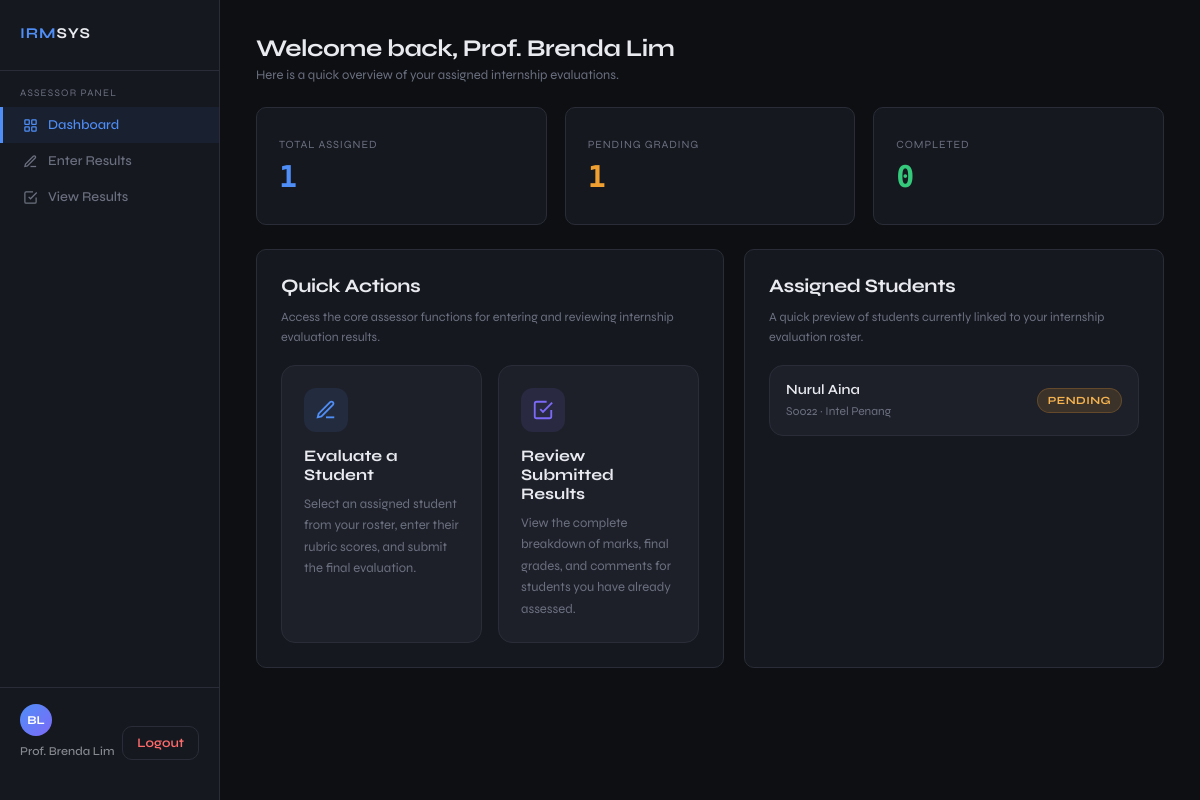
The app's page /src/assessor_dashboard.php (signed in) with its own data.
### tables this page shows
CREATE TABLE users (
    user_id       INT AUTO_INCREMENT PRIMARY KEY,
    username      VARCHAR(50)  NOT NULL UNIQUE,
    password      VARCHAR(255) NOT NULL,
    full_name     VARCHAR(100) NOT NULL,
    role          ENUM('admin','lecturer','supervisor','student') NOT NULL,
    programme     ENUM('Engineering','Arts and Design','Computer Science','Finance') DEFAULT NULL,
    company_name  VARCHAR(150) DEFAULT NULL,
    email         VARCHAR(100) NOT NULL UNIQUE,
    student_id    VARCHAR(10) DEFAULT NULL,
    status        ENUM('active','inactive') DEFAULT 'active',
    created_at    DATETIME DEFAULT CURRENT_TIMESTAMP,

    FOREIGN KEY (student_id) REFERENCES students(student_id) ON DELETE SET NULL
);

CREATE TABLE internships (
    internship_id   INT AUTO_INCREMENT PRIMARY KEY,
    student_id      VARCHAR(10) NOT NULL UNIQUE,
    lecturer_id     INT DEFAULT NULL,
    supervisor_id   INT DEFAULT NULL,
    company_name    VARCHAR(150) DEFAULT NULL,
    industry        VARCHAR(100) DEFAULT NULL,
    start_date      DATE DEFAULT NULL,
    end_date        DATE DEFAULT NULL,
    status          ENUM('unassigned','pending','completed') DEFAULT 'unassigned',
    notes           TEXT,
    created_at      DATETIME DEFAULT CURRENT_TIMESTAMP,
    updated_at      DATETIME DEFAULT CURRENT_TIMESTAMP ON UPDATE CURRENT_TIMESTAMP,

    FOREIGN KEY (student_id)    REFERENCES students(student_id) ON DELETE CASCADE,
    FOREIGN KEY (lecturer_id)   REFERENCES users(user_id) ON DELETE SET NULL,
    FOREIGN KEY (supervisor_id) REFERENCES users(user_id) ON DELETE SET NULL
);

CREATE TABLE students (
    student_id  VARCHAR(10)  PRIMARY KEY,
    full_name   VARCHAR(100) NOT NULL,
    programme   ENUM('Engineering','Arts and Design','Computer Science','Finance') NOT NULL,
    email       VARCHAR(100) NOT NULL UNIQUE,
    status      ENUM('active','inactive') DEFAULT 'active',
    created_at  DATETIME DEFAULT CURRENT_TIMESTAMP
);

### src/assessor_dashboard.php (the view, shortened to what this page needs)
<?php
$conn = getConnection();
$user_id = (int)($_SESSION['user_id'] ?? 0);
$full_name = $_SESSION['full_name'] ?? 'Assessor User';
function e($value) {
    return htmlspecialchars((string)$value, ENT_QUOTES, 'UTF-8');
}
function get_initials($name) {
    $name = preg_replace('/\b(Dr|Prof|Mr|Mrs|Ms|Miss)\.?\s*/i', '', trim($name));
    $parts = preg_split('/\s+/', trim($name));
    $initials = '';
    foreach ($parts as $part) {
        if ($part !== '') {
            $initials .= strtoupper(substr($part, 0, 1));
        }
        if (strlen($initials) >= 2) break;
    }
    return $initials ?: 'AU';
}
function scalar_prepared(mysqli $conn, string $sql, string $types = '', array $params = []): int {
    $stmt = $conn->prepare($sql);
    if ($types !== '' && !empty($params)) {
        $stmt->bind_param($types, ...$params);
    }
    $total = 0;
    if ($stmt->execute()) {
        $result = $stmt->get_result();
        if ($result && ($row = $result->fetch_assoc())) {
            $total = (int)($row['total'] ?? 0);
        }
    }
    return $total;
}
function get_assessor_name(mysqli $conn, int $user_id, string $fallback): string {
    $sql = "SELECT full_name FROM users WHERE user_id = ? AND role IN ('lecturer', 'supervisor') LIMIT 1";
    $stmt = $conn->prepare($sql);
    $stmt->bind_param('i', $user_id);
    $name = $fallback;
    if ($stmt->execute()) {
        $result = $stmt->get_result();
        if ($result && ($row = $result->fetch_assoc())) {
            if (!empty($row['full_name'])) {
                $name = $row['full_name'];
            }
        }
    }
    return $name;
}
function get_assessor_dashboard_stats(mysqli $conn, int $user_id): array {
    $totalAssigned = scalar_prepared(
        $conn,
        "SELECT COUNT(*) AS total
         FROM internships
         WHERE lecturer_id = ? OR supervisor_id = ?",
        'ii',
        [$user_id, $user_id]
    );
    $pendingCount = scalar_prepared(
        $conn,
        "SELECT COUNT(*) AS total
         FROM internships
         WHERE (lecturer_id = ? OR supervisor_id = ?)
           AND status = 'pending'",
        'ii',
        [$user_id, $user_id]
    );
    $completedCount = scalar_prepared(
        $conn,
        "SELECT COUNT(*) AS total
         FROM internships
         WHERE (lecturer_id = ? OR supervisor_id = ?)
           AND status = 'completed'",
        'ii',
        [$user_id, $user_id]
    );
    return [
        'totalAssigned'   => $totalAssigned,
        'pendingCount'    => $pendingCount,
        'completedCount'  => $completedCount,
    ];
}
function get_my_students_preview(mysqli $conn, int $user_id, int $limit = 5): array {
    $items = [];
    $sql = "
        SELECT
            s.student_id,
            s.full_name AS student_name,
            i.company_name,
            i.status
        FROM internships i
        JOIN students s ON i.student_id = s.student_id
        WHERE (i.lecturer_id = ? OR i.supervisor_id = ?)
        ORDER BY
            FIELD(i.status, 'pending', 'completed', 'unassigned'),
            i.updated_at DESC,
            i.internship_id DESC
        LIMIT ?
    ";
    $stmt = $conn->prepare($sql);
    $stmt->bind_param('iii', $user_id, $user_id, $limit);
    if ($stmt->execute()) {
        $result = $stmt->get_result();
        while ($row = $result->fetch_assoc()) {
            $items[] = [
                'student_id'   => $row['student_id'] ?? '',
                'student_name' => $row['student_name'] ?? 'Unknown Student',
                'company_name' => $row['company_name'] ?? '-',
                'status'       => $row['status'] ?? 'pending',
            ];
        }
    }
    return $items;
}
$full_name = get_assessor_name($conn, $user_id, $full_name);
$avatar = get_initials($full_name);
$stats = get_assessor_dashboard_stats($conn, $user_id);
$studentPreview = get_my_students_preview($conn, $user_id, 5);
?>
<!DOCTYPE html>
<html lang="en">
<head>
</head>
<body>
<nav class="sidebar">
  <div class="logo">IRM<span>SYS</span></div>
  <div class="nav-label">Assessor Panel</div>
  <a class="nav-item active" href="assessor_dashboard.php">
    <svg width="15" height="15" fill="none" viewBox="0 0 24 24" stroke="currentColor" stroke-width="2">
      <rect x="3" y="3" width="7" height="7" rx="1"/>
      <rect x="14" y="3" width="7" height="7" rx="1"/>
      <rect x="3" y="14" width="7" height="7" rx="1"/>
      <rect x="14" y="14" width="7" height="7" rx="1"/>
    </svg>
    Dashboard
  </a>
  <a class="nav-item" href="result_entry.php">
    <svg width="15" height="15" fill="none" viewBox="0 0 24 24" stroke="currentColor" stroke-width="2">
      <path d="M12 20h9"/>
      <path d="M16.5 3.5a2.121 2.121 0 1 1 3 3L7 19l-4 1 1-4 12.5-12.5z"/>
    </svg>
    Enter Results
  </a>
  <a class="nav-item" href="assessor_view_results.php">
    <svg width="15" height="15" fill="none" viewBox="0 0 24 24" stroke="currentColor" stroke-width="2">
      <path d="M9 11l3 3L22 4"/>
      <path d="M21 12v7a2 2 0 0 1-2 2H5a2 2 0 0 1-2-2V5a2 2 0 0 1 2-2h11"/>
    </svg>
    View Results
  </a>
  <div class="sidebar-footer">
    <div class="sidebar-user">
      <div class="avatar"><?= e($avatar) ?></div>
      <div class="user-name"><?= e($full_name) ?></div>
    </div>
    <a href="logout.php" class="logout-btn">Logout</a>
  </div>
</nav>
<main class="main">
  <div class="page-header">
    <div>
      <div class="page-title">Welcome back, <?= e($full_name) ?></div>
      <div class="page-sub">Here is a quick overview of your assigned internship evaluations.</div>
    </div>
  </div>
  <section class="stats-row">
    <div class="stat-card">
      <div class="stat-label">Total Assigned</div>
      <div class="stat-value blue"><?= (int)$stats['totalAssigned'] ?></div>
    </div>
    <div class="stat-card">
      <div class="stat-label">Pending Grading</div>
      <div class="stat-value amber"><?= (int)$stats['pendingCount'] ?></div>
    </div>
    <div class="stat-card">
      <div class="stat-label">Completed</div>
      <div class="stat-value green"><?= (int)$stats['completedCount'] ?></div>
    </div>
  </section>
  <section class="content-grid">
    <div class="panel">
      <div class="panel-title">Quick Actions</div>
      <div class="panel-sub">Access the core assessor functions for entering and reviewing internship evaluation results.</div>
      <div class="quick-actions">
        <a href="result_entry.php" class="action-card">
          <div class="action-icon">
            <svg width="22" height="22" fill="none" viewBox="0 0 24 24" stroke="currentColor" stroke-width="2">
              <path d="M12 20h9"/>
              <path d="M16.5 3.5a2.121 2.121 0 1 1 3 3L7 19l-4 1 1-4 12.5-12.5z"/>
            </svg>
          </div>
          <div class="action-title">Evaluate a Student</div>
          <div class="action-desc">
            Select an assigned student from your roster, enter their rubric scores, and submit the final evaluation.
          </div>
        </a>
        <a href="assessor_view_results.php" class="action-card">
          <div class="action-icon purple">
            <svg width="22" height="22" fill="none" viewBox="0 0 24 24" stroke="currentColor" stroke-width="2">
              <path d="M9 11l3 3L22 4"/>
              <path d="M21 12v7a2 2 0 0 1-2 2H5a2 2 0 0 1-2-2V5a2 2 0 0 1 2-2h11"/>
            </svg>
          </div>
          <div class="action-title">Review Submitted Results</div>
          <div class="action-desc">
            View the complete breakdown of marks, final grades, and comments for students you have already assessed.
          </div>
        </a>
      </div>
    </div>
    <div class="panel">
      <div class="panel-title">Assigned Students</div>
      <div class="panel-sub">A quick preview of students currently linked to your internship evaluation roster.</div>
      <?php if (!empty($studentPreview)): ?>
        <div class="student-list">
          <?php foreach ($studentPreview as $item): ?>
            <?php
              $status = strtolower($item['status']);
              $statusClass = 'status-pending';
            ?>
            <div class="student-item">
              <div class="student-meta">
                <div class="student-name"><?= e($item['student_name']) ?></div>
                <div class="student-sub">
                  <?= e($item['student_id']) ?> · <?= e($item['company_name'] ?: '-') ?>
                </div>
              </div>
              <div class="status-badge <?= e($statusClass) ?>">
                <?= e($status) ?>
              </div>
            </div>
          <?php endforeach; ?>
        </div>
      <?php else: ?>
        <div class="empty-state">
          No students are currently assigned to your assessor account yet.
        </div>
      <?php endif; ?>
    </div>
  </section>
</main>
</body>
</html>

### records on screen
users: full_name "BL", full_name "Prof. Brenda Lim"
internships: student.full_name "Nurul Aina", student.student_id "S0022", company_name "Intel Penang", status "PENDING"

### other values on screen
$stats['totalAssigned'] "1"
$stats['pendingCount'] "1"
$stats['completedCount'] "0"
